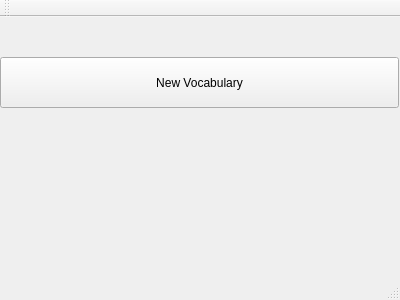
<?xml version="1.0" encoding="UTF-8"?>
<ui version="4.0">
 <class>MainWindow</class>
 <widget class="QMainWindow" name="MainWindow">
  <property name="geometry">
   <rect>
    <x>0</x>
    <y>0</y>
    <width>400</width>
    <height>300</height>
   </rect>
  </property>
  <property name="windowTitle">
   <string>MainWindow</string>
  </property>
  <widget class="QWidget" name="centralWidget">
   <widget class="QPushButton" name="pushBtnNewVocFile">
    <property name="geometry">
     <rect>
      <x>0</x>
      <y>40</y>
      <width>399</width>
      <height>51</height>
     </rect>
    </property>
    <property name="minimumSize">
     <size>
      <width>0</width>
      <height>23</height>
     </size>
    </property>
    <property name="text">
     <string>New Vocabulary</string>
    </property>
   </widget>
  </widget>
  <widget class="QMenuBar" name="menuBar">
   <property name="geometry">
    <rect>
     <x>0</x>
     <y>0</y>
     <width>400</width>
     <height>21</height>
    </rect>
   </property>
  </widget>
  <widget class="QToolBar" name="mainToolBar">
   <attribute name="toolBarArea">
    <enum>TopToolBarArea</enum>
   </attribute>
   <attribute name="toolBarBreak">
    <bool>false</bool>
   </attribute>
  </widget>
  <widget class="QStatusBar" name="statusBar"/>
 </widget>
 <layoutdefault spacing="6" margin="11"/>
 <resources/>
 <connections/>
</ui>
